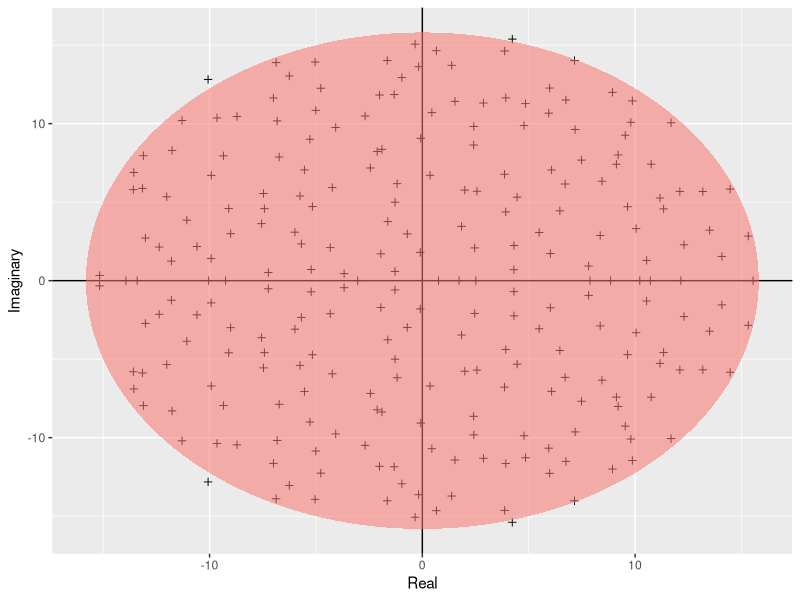

Write R code to recreate this figure.
require(ggplot2)

#function object that calculate the ellipse
build_ellipse<-function(hradius,vradius){ #function that returns an ellipse
  npoints=250
  a<-seq(0,2*pi,length=npoints+1)
  x<-hradius*cos(a)
  y<-vradius*sin(a)
  return(data.frame(x=x,y=y))
}

N <- 250 # Assign size of the matrix
M <- matrix(rnorm(N * N), N, N) # Build the matrix
eigvals <- eigen(M)$values # Find the eigenvalues
eigDF <- data.frame("Real" = Re(eigvals), "Imaginary" = Im(eigvals)) # Build a dataframe
my_radius <- sqrt(N) # The radius of the circle is sqrt(N)
ellDF <- build_ellipse(my_radius, my_radius) # Dataframe to plot the ellipse

names(ellDF) <- c("Real", "Imaginary") # rename the columns
#plot the eigenvalues
p <- ggplot(eigDF, aes(x = Real, y = Imaginary))
p <- p +
  geom_point(shape = I(3)) +
  theme(legend.position = "none")

# now add the vertical and horizontal line
p <- p + geom_hline(aes(yintercept = 0))
p <- p + geom_vline(aes(xintercept = 0))

# finally, add the ellipse
p <- p + geom_polygon(data = ellDF, aes(x = Real, y = Imaginary, alpha = 1/20, fill = "red"))
pdf("../results/Girko.pdf")
print(p)
graphics.off()
